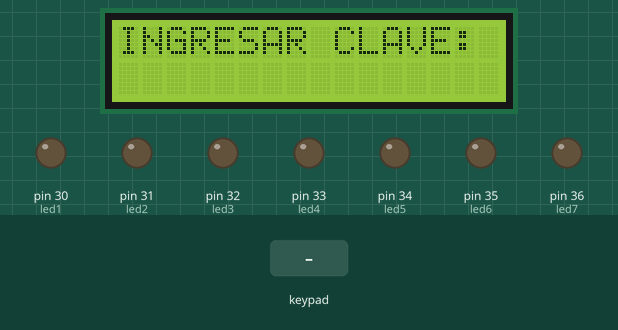
A sketch run on a simulated Arduino Mega 2560, built with avr-gcc and run on an emulated ATmega2560. Shown: 16×2 character LCD, output pins drawn as LEDs (lit = HIGH). The test bench sets the inputs (shaded band).

Above: at 1.2 s.
1.3 s: keypad keys 0 0 0 0 pressed 0.4 s apart
At 2.8 s:
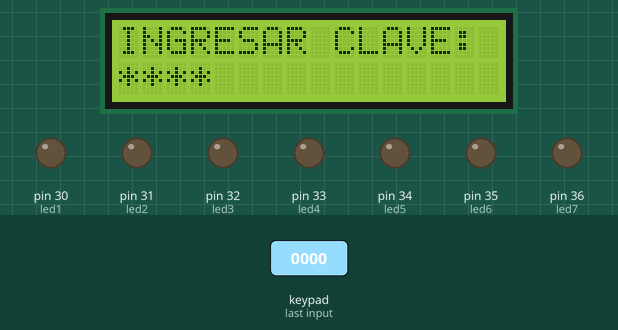
4.4 s: keypad keys 2 2 2 3 2 4 2 5 pressed 0.4 s apart
At 8.5 s:
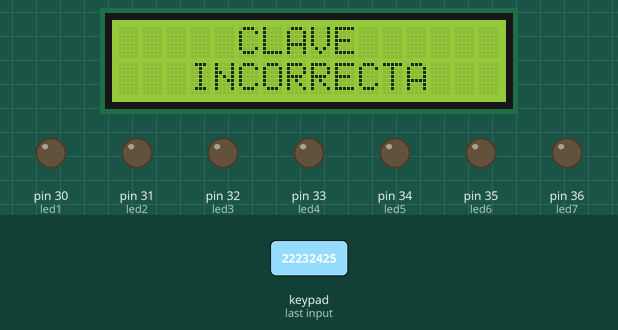
12.2 s: key '1' pressed
15.2 s: keypad keys 0 0 0 0 # pressed 0.4 s apart
At 21.3 s:
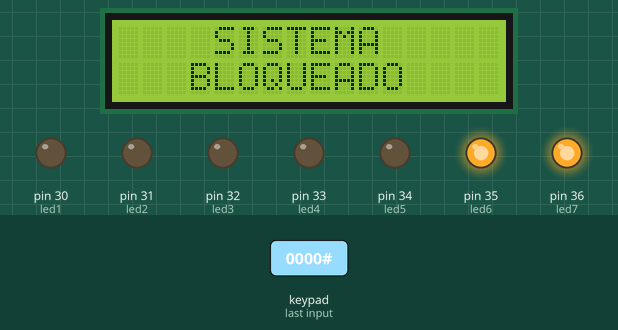
23.2 s: key '2' pressed
At 28.4 s:
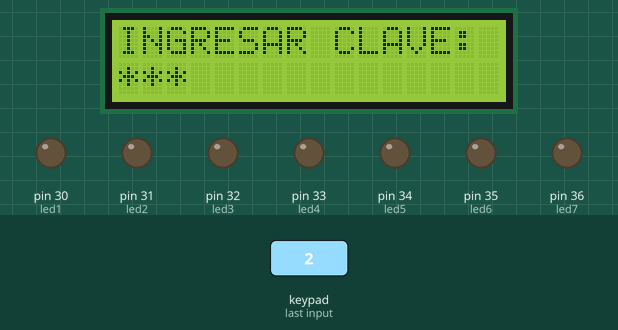
Timing chart, 0 to 28.9 s (numbered marks = the images above; inputs shaded):
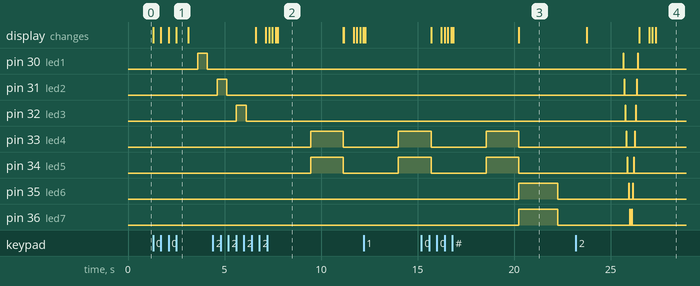

Measured:
- after the input at 1.3 s, pin 30 (led1): LOW → HIGH after 2.3 s, → LOW 0.50 s later; the display: first changes at once (image 1 shows a later state)
- after the input at 4.4 s, pin 33 (led4), pin 34 (led5): LOW → HIGH after 5.1 s, → LOW 1.7 s later; the display: first differs from a run without the input after 2.7 s (image 2 shows a later state)
- after the input at 15.2 s, pin 35 (led6), pin 36 (led7): LOW → HIGH after 5.0 s, → LOW 2.0 s later; the display: first differs from a run without the input after 1.2 s (image 3 shows a later state)
- after the input at 23.2 s, the display: first differs from a run without the input after 4.1 s (image 4)
- what the display in image 1 shows lasts 0.6 s, from 2.5 s to 3.1 s
- what the display in image 2 shows lasts 3.4 s, from 7.8 s to 11.2 s

The sketch:

SistemaSeguridad.ino
```cpp
#include <LiquidCrystal.h>
#include <Keypad.h>     // importa libreria Keypad//
int led1 = 30;
int led2 = 31;
int led3 = 32;
int led4 = 33;
int led5 = 34;
int led6 = 35;
int led7 = 36;
bool dentro = false;
bool bloc = false;
const int rs = 8, en = 9, d4 = 4, d5 = 5, d6 = 6, d7 = 7;
LiquidCrystal lcd(rs, en, d4, d5, d6, d7);
const byte FILAS = 4;     // define numero de filas
const byte COLUMNAS = 4;    // define numero de columnas
char keys[FILAS][COLUMNAS] = {    // define la distribucion de teclas
  {'1', '2', '3', 'A'},
  {'4', '5', '6', 'B'},
  {'7', '8', '9', 'C'},
  {'*', '0', '#', 'D'}
};

byte pinesFilas[FILAS] = {22, 23, 24, 25}; // pines correspondientes a las filas
byte pinesColumnas[COLUMNAS] = {26, 27, 28, 29}; // pines correspondientes a las columnas

Keypad teclado = Keypad(makeKeymap(keys), pinesFilas, pinesColumnas, FILAS, COLUMNAS);  // crea objeto

char TECLA;       // almacena la tecla presionada
char CLAVE[4];        // almacena en un array 6 digitos ingresados
char CLAVE_MAESTRA[4] = "0000";   // almacena en un array la contraseña maestra
byte INDICE = 0;    // indice del array
byte INTENTOS = 0;
byte CONTEO = 0;
int pinLed[7] = {30, 31, 32, 33, 34, 35, 36};
int tiempo = 27;

void setup() {
  int i = 0;
  for (i = 0; i < 7; i++) // creamos la varialble i que será asignada a cada uno de los leds
  {
    pinMode(pinLed[i], OUTPUT); // configuramos los pinleds como salida
  }
  Serial.begin(9600);      // inicializa comunicacion serie
  lcd.begin(16, 2);
}

void loop() {

  if (INTENTOS == 3) {
    bloqueo();
  }
  mensaje();
  digitar();
  claves();
}

void mensaje() {
  lcd.setCursor(0, 0);
  lcd.print("INGRESAR CLAVE:");
  delay(500);
  INDICE = 0;
}


void digitar() {
  do {
    TECLA = teclado.getKey();   // obtiene tecla presionada y asigna a variable
    if (TECLA)        // comprueba que se haya presionado una tecla
    {
      lcd.setCursor(INDICE, 1);
      lcd.print("*");//MOSTRAR EN PANTALLA
      delay(100);
      CLAVE[INDICE] = TECLA;
      INDICE++;
    }
  } while (INDICE < 4);
}
void claves() {

  if (INDICE == 4)
  {
    if (CLAVE[0] == CLAVE_MAESTRA[0] && CLAVE[1] == CLAVE_MAESTRA[1] && CLAVE[2] == CLAVE_MAESTRA[2] && CLAVE[3] == CLAVE_MAESTRA[3]) {
      delay(500);
      lcd.clear();
      lcd.setCursor(5, 0);
      lcd.print("CLAVE");
      lcd.setCursor(4, 1);
      lcd.print("CORRECTA");
      delay(500);
      digitalWrite(led1, HIGH);
      delay(500);
      digitalWrite(led1, LOW);
      delay(500);
      digitalWrite(led2, HIGH);
      delay(500);
      digitalWrite(led2, LOW);
      delay(500);
      digitalWrite(led3, HIGH);
      delay(500);
      digitalWrite(led3, LOW);
      delay(500);
      lcd.clear();
    } else {
      lcd.clear();
      lcd.setCursor(5, 0);
      lcd.print("CLAVE");
      lcd.setCursor(3, 1);
      lcd.print("INCORRECTA");
      delay(1700);
      digitalWrite(led4, HIGH);
      digitalWrite(led5, HIGH);
      delay(1700);
      digitalWrite(led4, LOW);
      digitalWrite(led5, LOW);
      lcd.clear();
      INTENTOS++;
      INDICE = 0;
    }
  }
}
void bloqueo() {

  lcd.setCursor(4, 0);
  lcd.print("SISTEMA");
  lcd.setCursor(3, 1);
  lcd.print("BLOQUEADO");
  digitalWrite(led5, LOW);
  digitalWrite(led5, LOW);
  digitalWrite(led6, HIGH);
  digitalWrite(led7, HIGH);
  delay(2000);
  digitalWrite(led6, LOW);
  digitalWrite(led7, LOW);
  delay(1500);
  lcd.clear();
  lcd.setCursor(4, 0);
  lcd.print("SISTEMA");
  lcd.setCursor(2, 1);
  lcd.print("DESBLOQUEADO");
  delay(1900);
  int i = 0;
  for (i = 0; i < 7; i++)
  {
    digitalWrite(pinLed[i], HIGH); //enciende led
    delay(tiempo);
    digitalWrite(pinLed[i], LOW); //apaga led
    delay(tiempo);
  }
  for (i = 7; i >= 0; i--)
  {
    digitalWrite(pinLed[i], HIGH); //enciende led
    delay(tiempo);
    digitalWrite(pinLed[i], LOW); //apaga led
    delay(tiempo);
  }
  lcd.clear();
  INTENTOS = 0;
  INDICE = 0;
}
```
